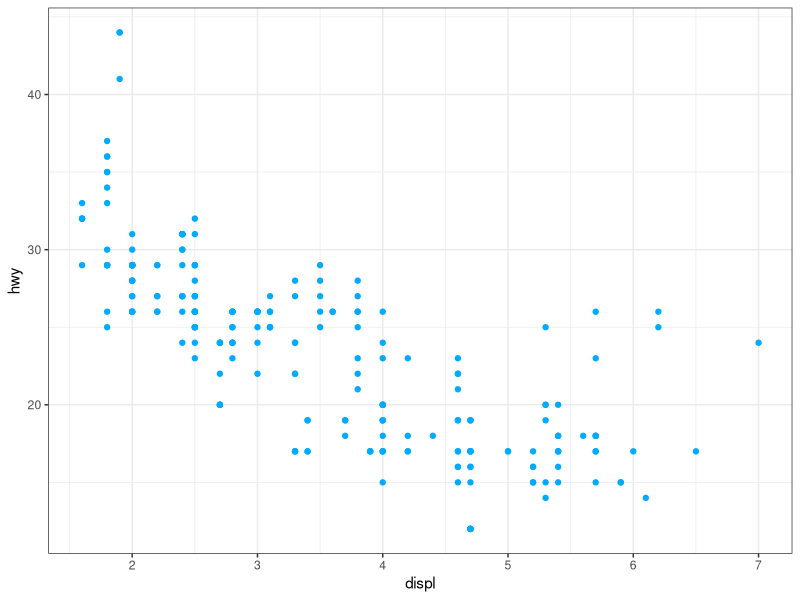
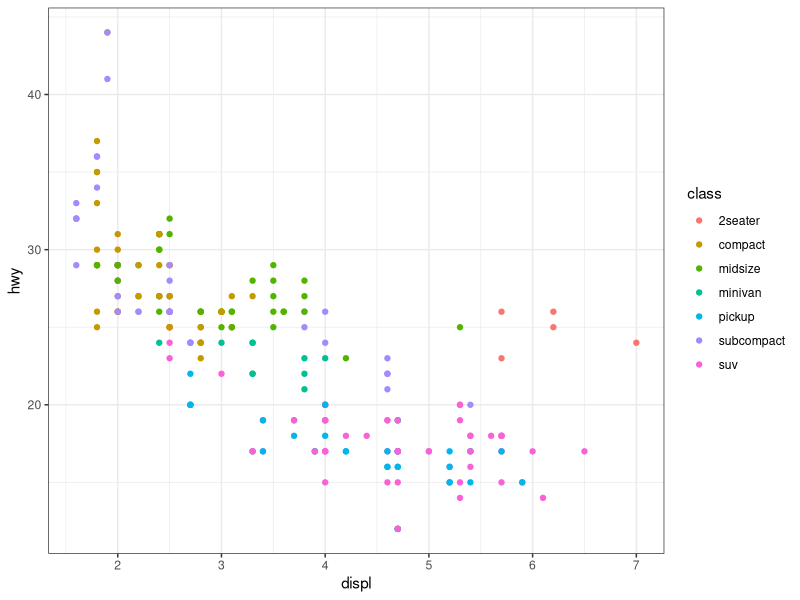
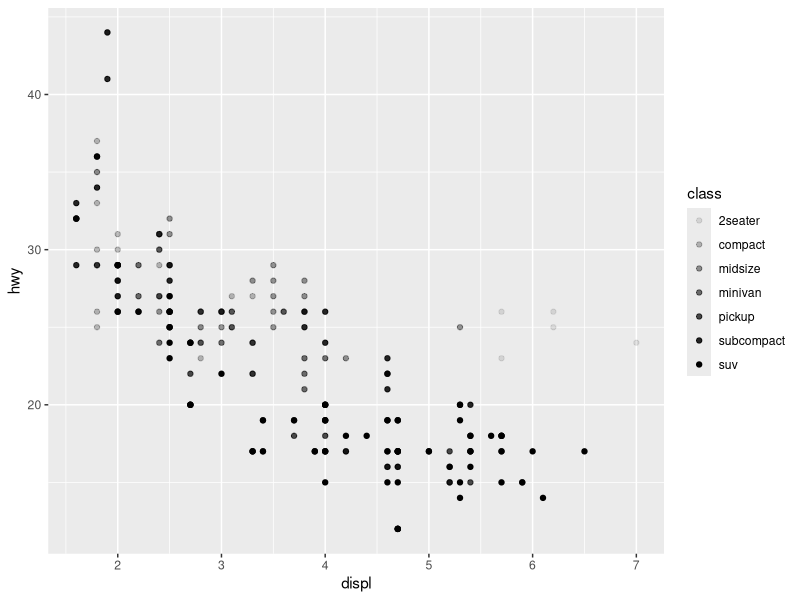
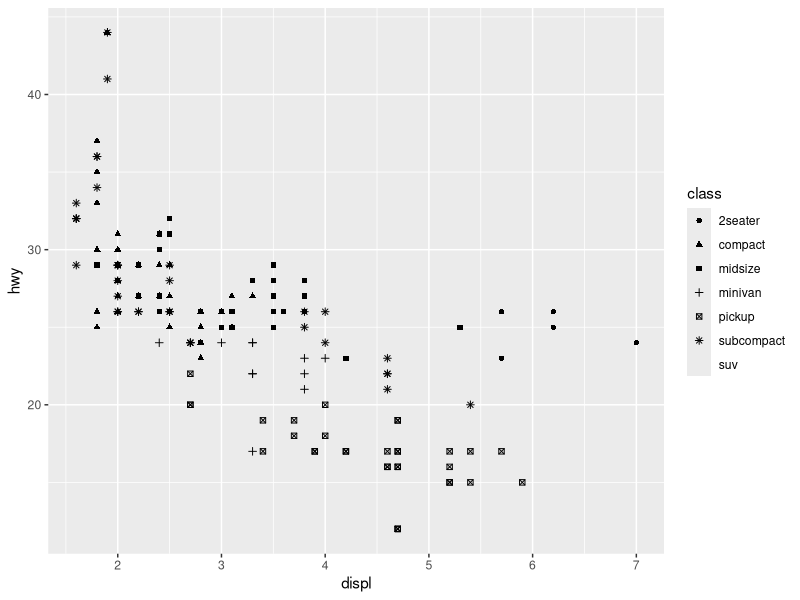
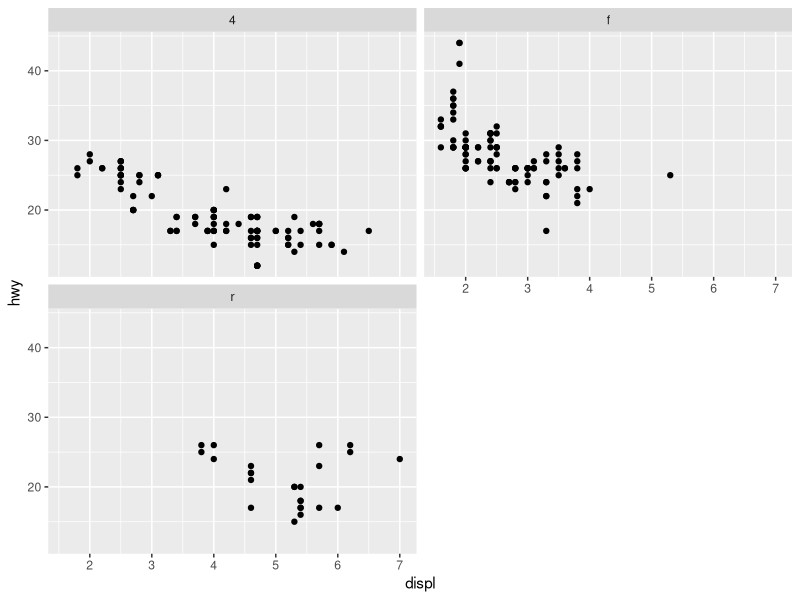
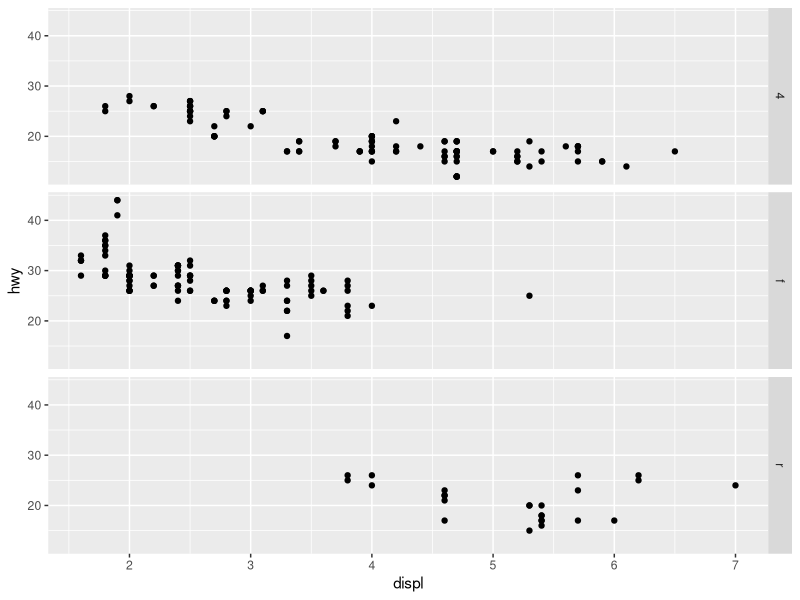
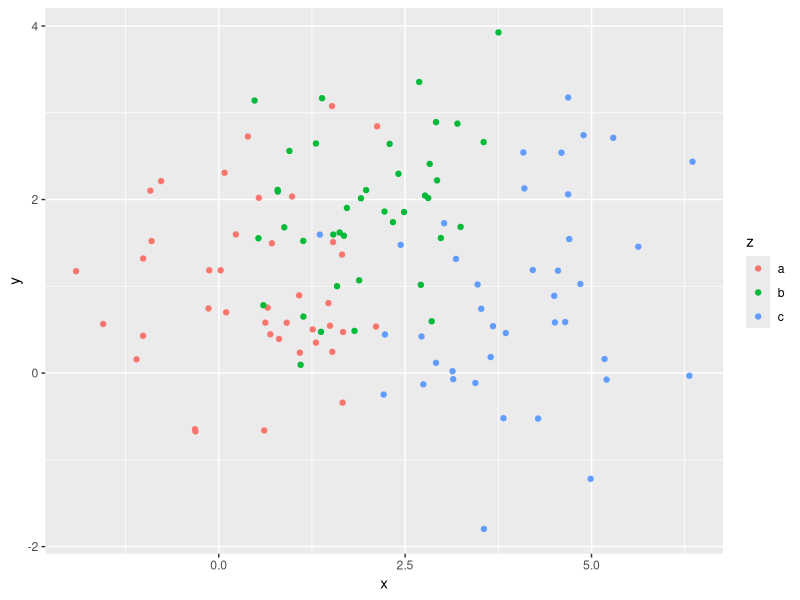
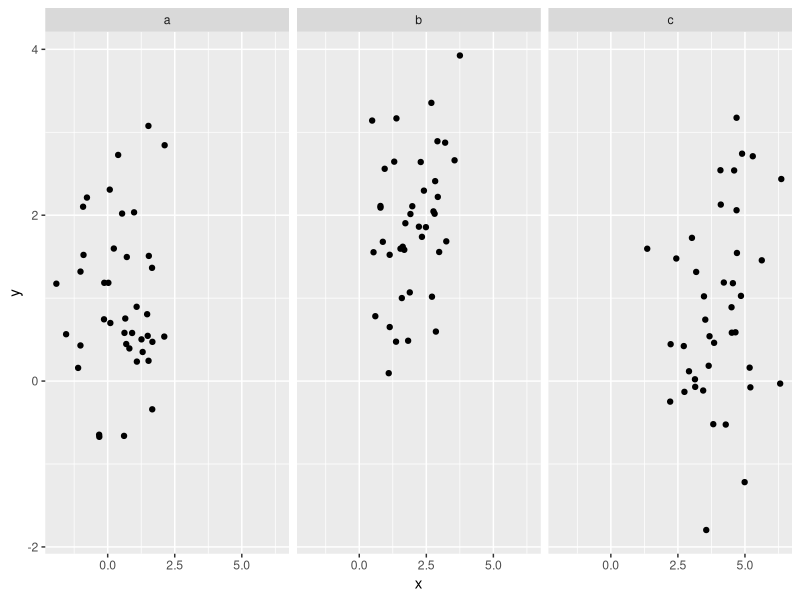

Write the R code that produced these figures, in order.

library(tidyverse)

ggplot(data=mpg) + geom_point(aes(x=displ,y=hwy), color="#00abff") + theme_bw()
ggplot(data=mpg) + geom_point(aes(x=displ,y=hwy,colour=class)) + theme_bw()
ggplot(data=mpg) + geom_point(aes(x=displ,y=hwy,alpha=class))
ggplot(data=mpg) + geom_point(aes(x=displ,y=hwy,shape=class))

# 分面
ggplot(data=mpg) + geom_point(aes(x=displ,y=hwy)) + facet_wrap(~ drv,nrow = 2)
ggplot(data=mpg) + geom_point(aes(x=displ,y=hwy)) + facet_grid(drv~.)

df <- data.frame(
  x = rnorm(120,c(0,2,4)),
  y = rnorm(120,c(1,2,1)),
  z = letters[1:3]
)

ggplot(data = df) + geom_point(aes(x,y,color=z))

ggplot(data = df) + geom_point(aes(x,y)) + facet_wrap(~z)

df_sum <- df %>% 
  group_by(z) %>% 
  summarise(x=mean(x),y=mean(y)) %>% 
  rename(z2=z)
ggplot(df,aes(x,y)) + 
  geom_point(aes(color=z)) + 
  geom_point(data=df_sum,aes(color=z2,size=4)) + 
  facet_wrap(~z)

# 将数据放在同一个背景板中
df2 <- select(df,-z)
ggplot(df,aes(x,y)) + 
  geom_point(data=df2,color='grey70') + 
  geom_point(aes(color=z)) + 
  facet_wrap(~z)


# 几何对象

ggplot(data=mpg,mapping=aes(x=displ,y=hwy)) + 
  geom_point(aes(color=drv)) + 
  geom_smooth(mapping = aes(x=displ,y=hwy)) + 
  geom_smooth(mapping = aes(x=displ,y=hwy,linetype=drv,color=drv),
              method = 'loess')

# 将一组变量传递给ggplot函数，ggplot将这些映射作为全局映射应用到图中的每个几何对象中
# 如果将映射放在几何对象函数中，ggplot2会将其视作这个图层的局部映射
# 以下的写法跟上面的结果一样
ggplot(data=mpg,mapping=aes(x=displ,y=hwy)) + 
  geom_point(aes(color=drv)) + 
  geom_smooth() + 
  geom_smooth(mapping = aes(linetype=drv,color=drv),method = 'loess')


ggplot(data=mpg,mapping = aes(x=displ,y=hwy)) +
  geom_smooth(mapping = aes(color=drv),
              show.legend = T)


ggplot(data=mpg,mapping = aes(x=displ,y=hwy)) + 
  geom_point(aes(color=class)) + 
  geom_smooth(data=filter(mpg,class=="subcompact"),se=F)

# p17,(6)
# a:
ggplot(data=mpg,aes(x=displ,y=hwy)) + 
  geom_point() + 
  geom_smooth(se=F)

# b: 
ggplot(data=mpg,aes(x=displ,y=hwy)) + 
  geom_point() + 
  geom_smooth(mapping=aes(group=drv),se=F)

# c:
ggplot(data=mpg,aes(x=displ,y=hwy,color=drv)) + 
  geom_point() + 
  geom_smooth(mapping=aes(color=drv),se=F)

# d:
ggplot(data=mpg,aes(x=displ,y=hwy)) + 
  geom_point(aes(color=drv)) + 
  geom_smooth(se=F)

# e:
ggplot(data=mpg,aes(x=displ,y=hwy)) + 
  geom_point(aes(color=drv)) + 
  geom_smooth(mapping=aes(linetype=drv),se=F)

# f:
ggplot(data=mpg,aes(x=displ,y=hwy,color=drv)) + 
  geom_point()

# 统计变换
ggplot(data=diamonds) + 
  geom_bar(aes(x=cut,fill=cut),show.legend = F)

ggplot(data=diamonds) + 
  stat_count(aes(x=cut,fill=cut,alpha=cut),show.legend = T)


demo <- tribble(
  ~a,~b,
  "bar_1",20,
  "bar_2",30,
  "bar_3",40
)

ggplot(data=demo) + 
  geom_bar(aes(x=a,y=b),stat="identity")


# 图像排版使用patchwork，
# 教程参考链接：https://cloud.tencent.com/developer/article/1889233
library(patchwork)

p <- ggplot(data=diamonds) + 
  geom_bar(mapping = aes(x=cut,fill=clarity),position = 'fill') + 
  theme_bw()

library(scales)
cols = hue_pal()(8)
p1 <- ggplot(data=diamonds) + 
  geom_bar(mapping = aes(x=cut,fill=clarity),position = 'fill') + 
  scale_fill_manual(values = cols) +
  theme_bw()

p + p1


p3 <- ggplot(data=diamonds,mapping = aes(x=carat,y=price)) +
  scale_color_manual(values=hue_pal()(7)) + 
  geom_point(aes(color=color)) + 
  geom_smooth(aes(group=color,color=color),se=F) + 
  theme_bw()

design <- "
  1122
  3333
  3333
"
p_out <- p + p1 + p3 + 
  plot_layout(design = design) +
  plot_annotation(tag_levels="A")

# 图片保存使用ggsave  
ggsave(filename = "out.png",plot=p_out,width = 25,height = 16,
       units = 'cm',dpi = 600)
